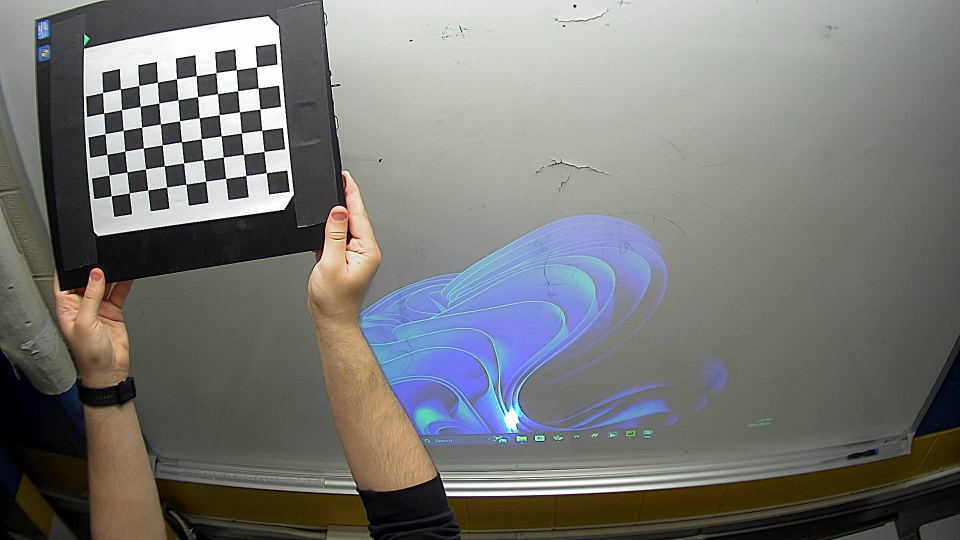
#> input picture dist/RUNTIME DATA/Resources/Calibration Images/Fisheye/camera_0_calib_0.jpg, 1920 x 1080 px (shown at 1/2 size); its folder holds 4 pictures in this run
$ python Calibration.py
#> lines starting #> are read from the running program, lines starting #| are printed output that depends on the picture
import numpy as np
import cv2
import yaml

# Burlington Central High School -- TEJ4M1 'The Log Project' --> 'Touch Screen Projector V2' By: Majd Aburas

# Initialize the calibration data dictionary
calibration_data = {}

# Define the chessboard pattern size
pattern_size = (9, 6)

# Define the number of calibration images to use
num_images = 20

# Define the size of the pattern's squares in units (cm)
square_size = 2.2

# Define the camera index chosen
webcam_index = 0

# Define the world coordinates of the chessboard corners
world_coordinates = np.zeros((1, pattern_size[0] * pattern_size[1], 3), np.float32)
world_coordinates[0, :, :2] = np.mgrid[0:pattern_size[0], 0:pattern_size[1]].T.reshape(-1, 2)

# Define the calibration flags
calibration_flags = cv2.fisheye.CALIB_RECOMPUTE_EXTRINSIC + cv2.fisheye.CALIB_CHECK_COND + cv2.fisheye.CALIB_FIX_SKEW

# Define the termination criteria for the iterative algorithm
criteria = (cv2.TERM_CRITERIA_EPS + cv2.TERM_CRITERIA_MAX_ITER, 120, 0.001)


# Function to calibrate a single camera
def calibrate_camera(camera_index):
    # Create lists to store object points and image points from all images
#> called with camera_index = 0
    obj_points = []
    img_points = []

    # Initialize the grayscale image variable
    gray = None

    # Loop over all calibration images and find chessboard corners
    for i in range(num_images):
        # Retrieve Image directory
        directory = ('dist/RUNTIME DATA/Resources/Calibration Images/Fisheye/camera_{}_calib_{}.jpg'
                     .format(camera_index, i))

        # Load the calibration image
        img = cv2.imread(directory)
#> img is the input picture: shape (1080, 1920, 3); mean B, G, R 117.5, 119.8, 119.3

        # Convert the image to grayscale
        gray = cv2.cvtColor(img, cv2.COLOR_BGR2GRAY)
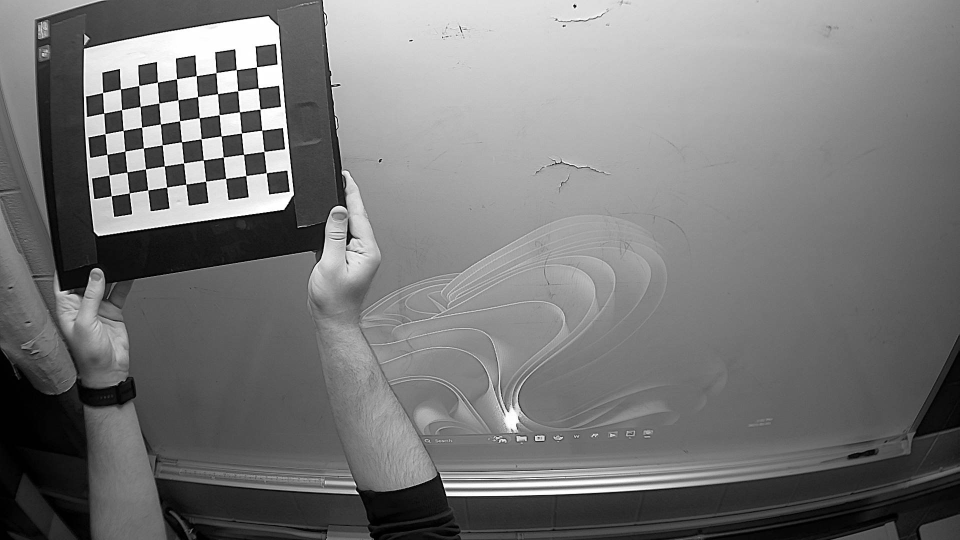
#> gray: shape (1080, 1920) (shown at 1/2 size); min 0, max 255, mean 119.3

        # Find the chessboard corners
        ret_c, corners = cv2.findChessboardCorners(
            gray, pattern_size,
            cv2.CALIB_CB_ADAPTIVE_THRESH + cv2.CALIB_CB_FAST_CHECK + cv2.CALIB_CB_NORMALIZE_IMAGE)
#> ret_c = True; corners = 54 rows, first 8: [532.8, 346.2], [492.4, 351.5], [451.5, 357.2], [411.5, 363], [372.5, 368.7], [333.6, 374.6], [296.3, 380.3], [258.7, 386.5]

        # If the corners are found, add the object points and image points to the lists
        if ret_c:
            obj_points.append(world_coordinates)
            corners = cv2.cornerSubPix(gray, corners, (3, 3), (-1, -1), criteria)
#> corners = 54 rows, first 8: [532.8, 346.2], [492.4, 351.6], [451.6, 357.2], [411.4, 362.9], [372.5, 368.7], [333.5, 374.7], [296.2, 380.4], [258.7, 386.4]
            img_points.append(corners)

        print(directory + ' --> Calibration ' + 'Successful!' if str(ret_c) else 'Failed!')
#| dist/RUNTIME DATA/Resources/Calibration Images/Fisheye/camera_0_calib_0.jpg --> Calibration Successful!
#> pass 2 of the loop in calibrate_camera, `for i in range(num_images):`:
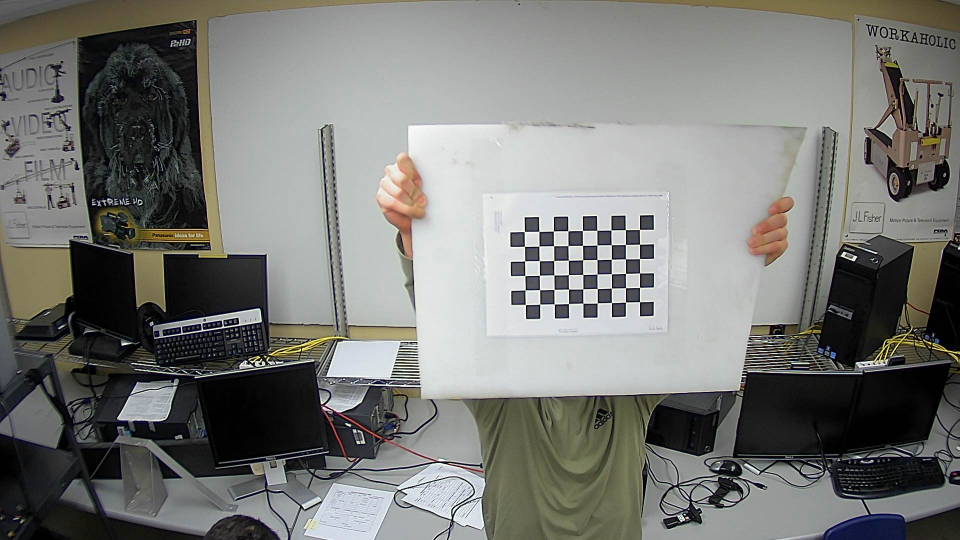
#> input picture dist/RUNTIME DATA/Resources/Calibration Images/Fisheye/camera_0_calib_1.jpg, 1920 x 1080 px (shown at 1/2 size)
#> in calibrate_camera, img is the input picture: shape (1080, 1920, 3); mean B, G, R 117.7, 121.2, 120.6
#> in calibrate_camera, `gray = cv2.cvtColor(img, cv2.COLOR_BGR2GRAY)`:
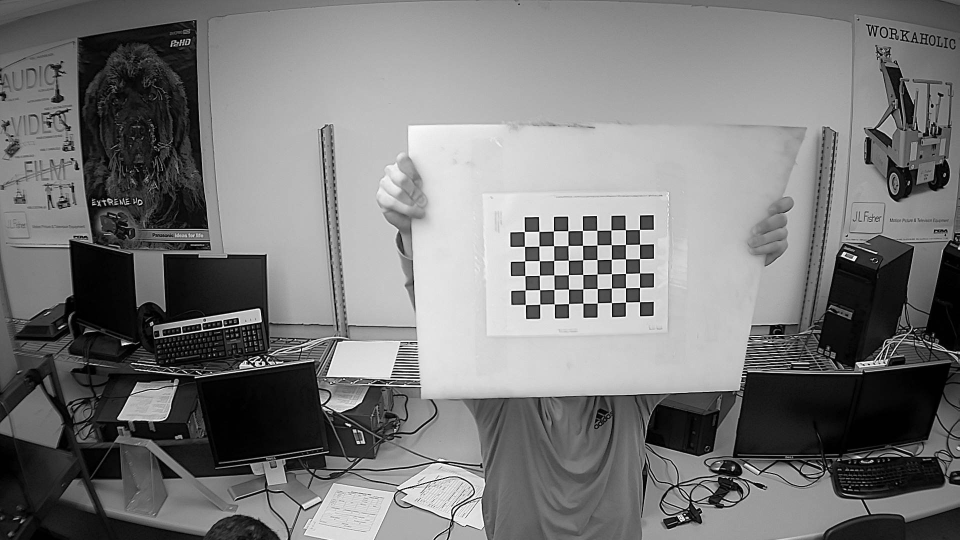
#> gray: shape (1080, 1920) (shown at 1/2 size); min 0, max 255, mean 120.6
#> in calibrate_camera, `ret_c, corners = cv2.findChessboardCorners( gray, pattern_size, cv2.CA..`: corners = 54 rows, first 8: [1279.6, 604], [1251.6, 604.4], [1223.4, 605.7], [1194.7, 606.5], [1166.4, 606.9], [1137.7, 607.7], [1109.1, 608.6], [1080.4, 608.5]
#> in calibrate_camera, `corners = cv2.cornerSubPix(gray, corners, (3, 3), (-1, -1), criteria)`: corners = 54 rows, first 8: [1279.6, 604.1], [1251.6, 604.5], [1223.4, 605.6], [1194.8, 606.4], [1166.4, 606.8], [1137.6, 607.8], [1109.1, 608.6], [1080.3, 608.6]
#| dist/RUNTIME DATA/Resources/Calibration Images/Fisheye/camera_0_calib_1.jpg --> Calibration Successful!

    # calculate K & D
    K = np.zeros((3, 3))
    D = np.zeros((4, 1))
    r_vec = [np.zeros((1, 1, 3), dtype=np.float64) for i in range(num_images)]
    t_vec = [np.zeros((1, 1, 3), dtype=np.float64) for i in range(num_images)]

    # Use the object points and image points to perform camera calibration
    retval, K, D, r_vec, t_vec = cv2.fisheye.calibrate(
        obj_points,
        img_points,
        gray.shape[::-1],
        K,
        D,
        r_vec,
        t_vec,
        calibration_flags,
        criteria)

    # Use the object points and image points to perform camera calibration
    ret_c, camera_matrix, dist_coefficients, r_vectors, t_vectors = \
        cv2.calibrateCamera(obj_points, img_points, gray.shape[::-1], None, None)

    # Store the calibration data in the dictionary
    calibration_data[f'camera_{camera_index}'] = {
        'K': K.tolist(),
        'D': D.tolist(),
        'camera_matrix': camera_matrix.tolist(),
        'dist_coefficients': dist_coefficients.tolist()
    }


# Function to perform stereo calibration
# [61 lines left out: function calibrate_stereo, not called in this run]


# Main function to run the calibration process
def main():
    # Call the calibrate_camera function for each camera
    calibrate_camera(webcam_index)

    # Save the calibration data to a YAML file
    with open('dist/RUNTIME DATA/Resources/Calibration.yaml', 'w') as f:
        yaml.dump(calibration_data, f)

    print('Fisheye Calibration Successful!')


if __name__ == '__main__':
#> (the run stopped early here; a loop or call above may not have finished)
